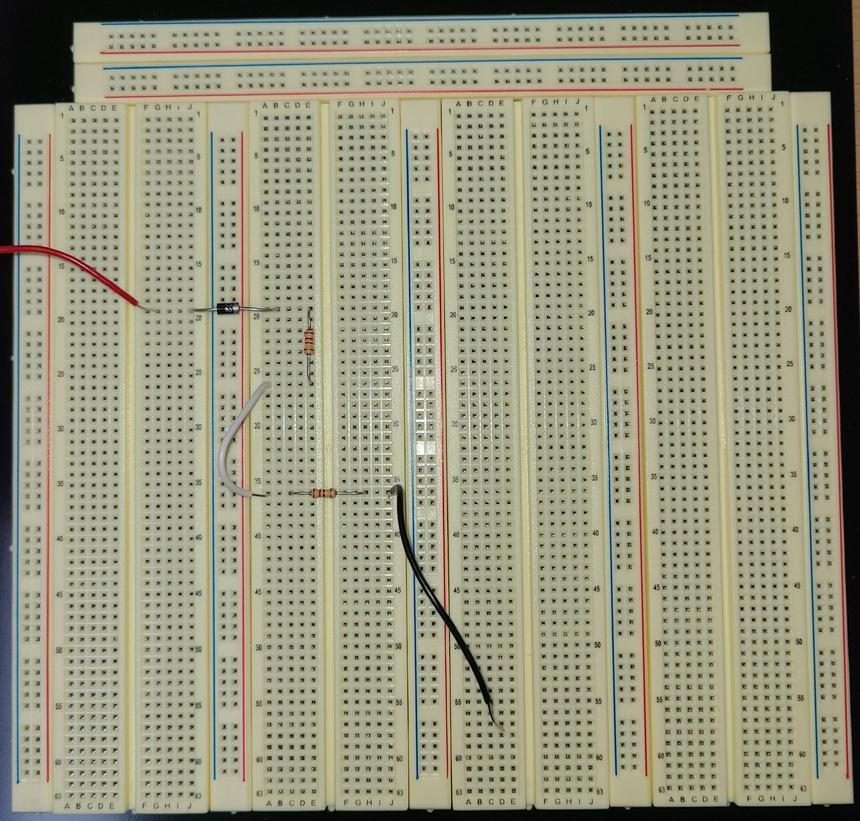
#> input picture detector/breadboard18.JPG, 860 x 821 px, shrunk from 2705 x 2583 before the run
$ python -i hole_detector.py   (imports and definitions only)
#> lines starting #> are read from the running program, lines starting #| are printed output that depends on the picture
#> further down, picture is the input picture: shape (821, 860, 3); mean B, G, R 126.2, 149.5, 151.2
import os
import cv2
import numpy as np
from sklearn.neighbors import NearestNeighbors
from sklearn.cluster import DBSCAN
from sklearn.cluster import KMeans
class HoleDetector:
    PATTERN = [2, 5, 5, 2, 5, 5, 2, 5, 5, 2,5, 5, 2]
    """
    Breadboard 구멍 검출 & 실제 연결 토폴로지 추론 클래스
    - raw detection + template-based affine alignment with reprojection error filtering
    """
    def __init__(self,
                 block_sizes=[11,15,19],
                 c_values=[0,5,10,15],
                 min_area=5,
                 max_area=150,
                 aspect_ratio_range=(0.5,1.5),
                 circ_threshold=0.1,
                 y_threshold_range=(5,30),
                 y_step=0.5,
                 target_rows=17,
                 template_csv_path=None,
                 template_image_path=None,
                 max_nn_dist=20.0):
        self.block_sizes = block_sizes
        self.c_values = c_values
        self.min_area = min_area
        self.max_area = max_area
        self.aspect_ratio_range = aspect_ratio_range
        self.circ_threshold = circ_threshold
        self.y_threshold_range = y_threshold_range
        self.y_step = y_step
        self.target_rows = target_rows
        self.template_csv_path = template_csv_path
        self.template_image_path = template_image_path
        self.max_nn_dist = max_nn_dist

    def _filter_valid_holes(self, contours, return_stats=False):
        holes = []
        circularities = []
        aspect_ratios = []
        for cnt in contours:
            area = cv2.contourArea(cnt)
            if area <= self.min_area or area > self.max_area:
                continue
            x, y, w, h = cv2.boundingRect(cnt)
            ar = w / float(h)
            if not (self.aspect_ratio_range[0] <= ar <= self.aspect_ratio_range[1]):
                continue
            peri = cv2.arcLength(cnt, True)
            if peri == 0:
                continue
            circ = 4 * np.pi * area / (peri ** 2)
            if circ < self.circ_threshold:
                continue
            M = cv2.moments(cnt)
            if M['m00'] == 0:
                continue
            cx = float(M['m10'] / M['m00'])
            cy = float(M['m01'] / M['m00'])
            holes.append((cx, cy))
            circularities.append(circ)
            aspect_ratios.append(ar)
        if return_stats:
            return holes, circularities, aspect_ratios
        else:
            return holes

    '''def get_board_nets(self, holes, base_img=None, show=False):
        """
        holes: list of (x, y) tuples
        base_img: 이미지 (show=True 시 시각화용)
        show: Boolean
        returns: list of nets (각 net: list of (x,y))
        """
        # --- Rails(상단 4행) 분리 ---
        holes_sorted = sorted(holes, key=lambda p: p[1])
        N_TOP = 4 * 50
        if len(holes_sorted) < N_TOP:
            raise ValueError(f"구멍 개수({len(holes_sorted)})가 상단 4행({N_TOP})에 부족합니다.")
        top4 = holes_sorted[:N_TOP]
        other = holes_sorted[N_TOP:]
        print(f"[DEBUG] 총 구멍: {len(holes)}, rails(상단4행): {len(top4)}, other: {len(other)}")

        nets = [top4[i*50:(i+1)*50] for i in range(4)]

        # --- 나머지 행 클러스터링 (y 기준) ---
        ys = np.array([p[1] for p in other])
        # 중복 제거한 y값으로만 차분 계산
        unique_ys = np.unique(ys)
        diffs = np.diff(np.sort(unique_ys))
        #eps_y = (np.median(diffs) * 0.5) if len(diffs) > 0 else 1.0
        eps_y = 1.5
        # DBSCAN 은 1D 데이터에 대해서도 동작
        labels_y = DBSCAN(eps=eps_y, min_samples=1).fit_predict(ys.reshape(-1,1))

        row_groups = {}
        for pt, lbl in zip(other, labels_y):
            row_groups.setdefault(lbl, []).append(pt)
        # y 평균값 순서로 정렬된 행 리스트
        rows = [row_groups[k] for k in sorted(row_groups, key=lambda k: np.mean([p[1] for p in row_groups[k]]))]

        # --- 패턴별 영역 계산 (기존 코드 유지) ---
        first_row = sorted(rows[0], key=lambda p: p[0])
        xs = [p[0] for p in first_row]
        total = sum(self.PATTERN)
        if len(xs) != total:
            xm, xM = min(xs), max(xs)
            width = (xM - xm) / len(self.PATTERN)
            bounds = [(xm + i*width, xm + (i+1)*width) for i in range(len(self.PATTERN))]
        else:
            bounds, idx = [], 0
            for sz in self.PATTERN:
                seg = xs[idx:idx+sz]
                bounds.append((min(seg), max(seg)))
                idx += sz

        # --- other_nets 생성 ---
        other_nets = []
        for (xmin, xmax), sz in zip(bounds, self.PATTERN):
            if sz == 2:
                col = [p for p in other if xmin-1 <= p[0] <= xmax+1]
                other_nets.append(sorted(col, key=lambda p: p[1]))
            else:
                for row in rows:
                    grp = [p for p in row if xmin-1 <= p[0] <= xmax+1]
                    other_nets.append(sorted(grp, key=lambda p: p[0]))
        print(f"[DEBUG] other_nets 개수: {len(other_nets)}")

        nets.extend(other_nets)

        # --- 전체 nets 시각화 ---
        if base_img is not None and show:
            vis = cv2.cvtColor(base_img, cv2.COLOR_GRAY2BGR) if len(base_img.shape)==2 else base_img.copy()
            rng = np.random.default_rng(123)
            colors = [tuple(int(v) for v in rng.integers(0,255,3)) for _ in nets]
            print(f"[DEBUG] show 직전 nets 개수: {len(nets)}")
            for idx, cluster in enumerate(nets):
                color = colors[idx]
                for i,(x,y) in enumerate(cluster):
                    cv2.circle(vis, (int(x),int(y)), 3, color, -1)
                    if i < len(cluster)-1:
                        x2,y2 = cluster[i+1]
                        cv2.line(vis,(int(x),int(y)),(int(x2),int(y2)),color,1)
            cv2.imshow('Cluster Visualization2', vis)
            cv2.waitKey(0)
            cv2.destroyWindow('Cluster Visualization2')

        return nets'''

    '''def get_board_nets(self, holes, base_img=None, show=False):
        """
        holes: list of (x, y) tuples
        base_img: 이미지 (show=True 시 시각화용)
        show: Boolean
        returns: list of nets (각 net: list of (x,y)))
        """
        import numpy as np
        import cv2

        # 1) 상단 4행 (Rails)
        holes_sorted = sorted(holes, key=lambda p: p[1])
        N_TOP = 4 * 50
        if len(holes_sorted) < N_TOP:
            raise ValueError(f"구멍 개수({len(holes_sorted)})가 상단 4행({N_TOP})에 부족합니다.")
        rails = holes_sorted[:N_TOP]
        other = holes_sorted[N_TOP:]
        print(f"[DEBUG] 총 구멍: {len(holes)}, rails(상단4행): {len(rails)}, other: {len(other)}")

        # Rails 4개 net
        nets = [rails[i*50:(i+1)*50] for i in range(4)]

        # 2) PATTERN 기반 구간(bounds) 계산
        #    대표 행(first_row)의 x 좌표로부터 구간 경계 산출
        first_row = sorted(other[:150], key=lambda p: p[0])
        xs = [p[0] for p in first_row]
        total_slots = sum(self.PATTERN)
        if len(xs) == total_slots:
            bounds = []
            idx = 0
            for sz in self.PATTERN:
                seg = xs[idx:idx+sz]
                bounds.append((min(seg), max(seg)))
                idx += sz
        else:
            # 만약 first_row 구멍 개수가 패턴과 다르면 균등 분할
            xm, xM = min(xs), max(xs)
            width = (xM - xm) / len(self.PATTERN)
            bounds = [(xm + i*width, xm + (i+1)*width) for i in range(len(self.PATTERN))]

        # 3) other 구멍들을 각 bounds 별로 묶기 (margin 허용)
        margin = 2  # 좌표 오차 허용범위 (픽셀)
        other_nets = []
        for xmin, xmax in bounds:
            # 이 패턴이 폭 2(세로열 1줄)인지 판단
            span = xmax - xmin
            group = [p for p in other if (xmin - margin) <= p[0] <= (xmax + margin)]
            # 세로열(폭이 작으면): y 기준 정렬,
            # 그렇지 않으면 각 행별로 x 기준 정렬
            other_nets.append(sorted(group, key=lambda p: p[1] if span < (width*0.5) else p[0]))

        print(f"[DEBUG] PATTERN 기반 other_nets 개수: {len(other_nets)}")

        nets.extend(other_nets)

        # 4) (옵션) 시각화
        if base_img is not None and show:
            vis = base_img.copy()
            rng = np.random.default_rng(123)
            colors = [tuple(int(v) for v in rng.integers(0, 255, size=3)) for _ in nets]
            print(f"[DEBUG] 시각화 직전 nets 개수: {len(nets)}")
            for idx, cluster in enumerate(nets):
                c = colors[idx]
                for i, (x, y) in enumerate(cluster):
                    cv2.circle(vis, (int(x), int(y)), 3, c, -1)
                    if i < len(cluster) - 1:
                        x2, y2 = cluster[i+1]
                        cv2.line(vis, (int(x), int(y)), (int(x2), int(y2)), c, 1)
            cv2.imshow('Cluster Visualization2', vis)
            cv2.waitKey(0)
            cv2.destroyWindow('Cluster Visualization2')

        return nets'''


    def get_board_nets(self, holes, base_img=None, show=False):
        """
        holes: list of (x, y) tuples (affine 변환된 좌표)
        base_img: 이미지 (show=True 시 시각화용)
        show: Boolean
        returns: list of nets (각 net: list of (x, y)))
        """
        # 1) numpy 배열 변환
        coords = np.array(holes, dtype=np.float32)

        # 2) 먼저 y값 기준 정렬로 상단 4행 분리 (각 50개씩)
        sorted_by_y = sorted(holes, key=lambda p: p[1])
        N_ROW = 50
        if len(sorted_by_y) < 4 * N_ROW:
            raise ValueError(f"구멍이 {len(sorted_by_y)}개로 Rails 4행({4*N_ROW})에 부족합니다.")
        rails_pts = sorted_by_y[:4 * N_ROW]
        rails_nets = [
            rails_pts[i * N_ROW:(i + 1) * N_ROW]
            for i in range(4)
        ]
        # Rails 포인트 집합 (필터링용)
        rails_set = set(tuple(p) for p in rails_pts)

        # 3) 전체 점들에 대해 2D DBSCAN → 모든 초기 클러스터
        db = DBSCAN(eps=12, min_samples=2).fit(coords)
        labels = db.labels_
        unique_labels = sorted(l for l in set(labels) if l != -1)
        all_nets = [coords[labels == lbl].tolist() for lbl in unique_labels]

        # 4) Rails 클러스터(초기 y 분리)와 겹치는 DBSCAN 군집은 제거
        #    (대부분 정확히 rails_pts와 동일한 군집이 있을 경우 필터)
        candidate_nets = []
        for net in all_nets:
            pts = [tuple(p) for p in net]
            # net 전체가 rails_pts에 속하면 제외
            if set(pts).issubset(rails_set):
                continue
            candidate_nets.append(net)


        # 4) interior 중 크기 8~15인 net들만 추출 → 평균 x 기준으로 비슷한 것끼리 묶음
        small = [net for net in candidate_nets if 8 <= len(net) <= 15]
        leftover = [net for net in candidate_nets if not (8 <= len(net) <= 15)]

        grouped = []
        if small:
            mean_xs = np.array([np.mean([p[0] for p in net]) for net in small]).reshape(-1,1)
            db2 = DBSCAN(eps=20, min_samples=1).fit(mean_xs)
            lbl2 = db2.labels_
            for cluster_id in sorted(set(lbl2)):
                members = [small[i] for i, l in enumerate(lbl2) if l == cluster_id]
                merged = [pt for net in members for pt in net]
                # x 기준 정렬, 내림차순이 아니라 좌→우
                merged = sorted(merged, key=lambda p: p[0])
                grouped.append(merged)
        # 5) grouped 된 각 merged net 을 다시 2개의 열로 분할

        split_nets = []
        for net in grouped:
            pts = np.array(net, dtype=np.float32)
            # (1) 중심화
            mean_pt = pts.mean(axis=0)
            centered = pts - mean_pt
            # (2) 공분산 행렬 & 고유분해
            cov = np.cov(centered, rowvar=False)
            eigvals, eigvecs = np.linalg.eigh(cov)
            # 고유값이 작은 쪽 벡터를 분리축으로 사용
            sep_axis = eigvecs[:, np.argmin(eigvals)]
            # (3) 분리축으로 투영
            projections = centered.dot(sep_axis)
            med = np.median(projections)
            # (4) 투영값 기준 분할
            left_pts  = pts[projections <= med]
            right_pts = pts[projections >  med]
            # (5) y 기준 정렬 후 리스트로 변환
            left_list  = sorted(left_pts.tolist(),  key=lambda p: p[1])
            right_list = sorted(right_pts.tolist(), key=lambda p: p[1])
            if left_list:
                split_nets.append(left_list)
            if right_list:
                split_nets.append(right_list)

        # 7) leftover 군집 → flatten → 같은 행별로 재군집
        row_nets = []
        for net in leftover:
            pts_arr = np.array(net, dtype=np.float32)

            # (1) 중심화
            mean_pt = pts_arr.mean(axis=0)
            centered = pts_arr - mean_pt

            # (2) 공분산 행렬 → 고유분해
            cov = np.cov(centered, rowvar=False)
            eigvals, eigvecs = np.linalg.eigh(cov)
            # 가장 큰 고유값에 대응하는 벡터를 '가로 행 방향'으로 사용
            row_axis = eigvecs[:, np.argmax(eigvals)]

            # (3) row_axis 로 투영
            projections = centered.dot(row_axis)  # shape (N,)

            # (4) 투영값 간 차분으로 eps_row 계산
            diffs = np.diff(np.sort(projections))
            eps_row = (np.median(diffs) *4.0) if len(diffs) > 0 else 1.0

            # (5) 1D DBSCAN 으로 같은 row_axis 상의 값끼리 군집화
            labels_r = DBSCAN(eps=eps_row, min_samples=3).fit_predict(
                projections.reshape(-1,1)
            )

            # (5) 노이즈(레이블 -1) 포인트를 가장 가까운 군집으로 재할당
            if (noise_idx := np.where(labels_r == -1)[0]).size:
                # 각 군집의 투영값 평균 계산
                centers = {}
                for lab in set(labels_r):
                    if lab == -1:
                        continue
                    pts = projections[labels_r == lab]
                    if pts.size:
                        centers[lab] = pts.mean()

                # centers가 비어 있으면(모든 점이 노이즈일 때) 재할당 스킵
                if centers and noise_idx.size:
                    for i in noise_idx:
                        val = projections[i]
                        nearest = min(
                            centers.keys(),
                            key=lambda lab: abs(centers[lab] - val)
                        )
                        labels_r[i] = nearest

            # (6) 레이블별로 모아서 x 기준으로 정렬 → 하나의 row_net
            for rl in sorted(set(labels_r)):
                subgroup = pts_arr[labels_r == rl]
                row_nets.append(sorted(subgroup.tolist(), key=lambda p: p[0]))

        # 6) 최종 순서: rails → grouped small → leftover
        final_nets = rails_nets + split_nets + row_nets

        y_thresh, grp, _ = self.find_optimal_y(holes)
        # grp: [(row_idx, pts, med_y), …]
        grp_sorted = sorted(grp, key=lambda x: x[0])  # row_idx 순
        self.row_bounds = [
            (min(p[1] for p in pts), max(p[1] for p in pts))
            for _, pts, _ in grp_sorted
        ]
        # ──────────────────────────────────────────────────

        # 7) 이제 row_bounds가 정의됐으니, 최종_nets를 row별로 나눈 row_nets 생성
        row_nets = []
        for row_idx, (ymin, ymax) in enumerate(self.row_bounds):
            clusters_in_row = [
                [pt for pt in net if ymin <= pt[1] <= ymax]
                for net in final_nets
            ]
            clusters_in_row = [c for c in clusters_in_row if c]
            row_nets.append((row_idx, clusters_in_row))


        # 7) (옵션) 시각화
        if show and base_img is not None:
            viz = cv2.cvtColor(base_img, cv2.COLOR_GRAY2BGR) if base_img.ndim == 2 else base_img.copy()
            rng = np.random.default_rng(123)
            colors = [tuple(int(v) for v in rng.integers(0, 256, 3)) for _ in final_nets]

            for idx, net in enumerate(final_nets):
                c = colors[idx]
                if not net:
                    continue
                xs = [p[0] for p in net]
                ys = [p[1] for p in net]
                w, h = max(xs) - min(xs), max(ys) - min(ys)
                pts = sorted(net, key=lambda p: (p[1] if h > w else p[0]))
                # 선 그리기
                for i in range(len(pts) - 1):
                    x1, y1 = map(lambda v: int(round(v)), pts[i])
                    x2, y2 = map(lambda v: int(round(v)), pts[i + 1])
                    cv2.line(viz, (x1, y1), (x2, y2), c, 1)
                # 점 표시
                for x, y in net:
                    cv2.circle(viz, (int(round(x)), int(round(y))), 3, c, -1)

            cv2.imshow('Rails + Clusters + SmallGroups', viz)
            cv2.waitKey(0)
            cv2.destroyWindow('Rails + Clusters + SmallGroups')


        # row_nets 항목마다 net_id를 포함
        return final_nets, [
    (row_idx, [
        {'net_id': net_idx, 'pts': pts_in_row}
        for net_idx, net in enumerate(final_nets)
        if (pts_in_row := [pt for pt in net if ymin <= pt[1] <= ymax])
    ])
    for row_idx, (ymin, ymax) in enumerate(self.row_bounds)
]


    def detect_holes(self, image, visualize_nets=False):
        raw = self.detect_holes_raw(image)
        holes = raw
        if len(raw) >= 3 and self.template_csv_path and os.path.exists(self.template_csv_path):
            pts_raw = np.array(raw, dtype=np.float32)
            tpl = np.loadtxt(self.template_csv_path, delimiter=',', dtype=np.float32)
            scale_x = scale_y = 1.0
            if self.template_image_path and os.path.exists(self.template_image_path):
                tmpl = cv2.imread(self.template_image_path)
                if tmpl is not None:
                    ih, iw = image.shape[:2]
                    th, tw = tmpl.shape[:2]
                    scale_x, scale_y = iw / tw, ih / th
            tpl_scaled = np.array([(x * scale_x, y * scale_y) for x, y in tpl], dtype=np.float32)
            self.template_pts = tpl_scaled.tolist()
            nbrs = NearestNeighbors(n_neighbors=1).fit(pts_raw)
            dists, inds = nbrs.kneighbors(tpl_scaled.reshape(-1, 2))
            mask = dists.flatten() < self.max_nn_dist
            if mask.sum() >= 3:
                src = tpl_scaled[mask].reshape(-1, 1, 2)
                dst = pts_raw[inds.flatten()[mask]].reshape(-1, 1, 2)
                M, _ = cv2.estimateAffinePartial2D(src, dst, method=cv2.RANSAC, ransacReprojThreshold=3.0)
                if M is not None:
                    holes = [tuple(p) for p in cv2.transform(tpl_scaled.reshape(-1, 1, 2), M).reshape(-1, 2)]
        nets = self.get_board_nets(holes, base_img=image, show=False)
        if visualize_nets:
            return holes, nets
        else:
            return holes

    # [58 lines left out: functions remove_spatial_outliers, remove_far_outliers, custom_cluster_rows_and_columns, visualize_clusters, not called in this run]

    def detect_holes_raw(self, image):
        gray = cv2.cvtColor(image, cv2.COLOR_BGR2GRAY)
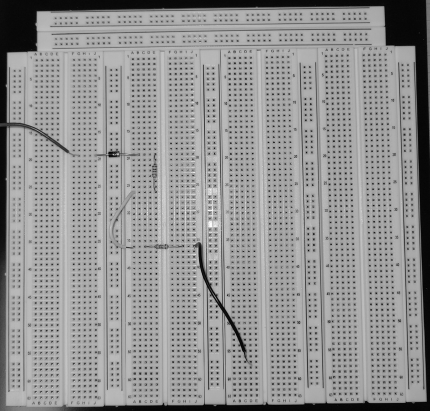
#> gray: shape (821, 860) (shown at 1/2 size); min 0, max 255, mean 147.4
        clahe = cv2.createCLAHE(clipLimit=2.0, tileGridSize=(8,8))
        gray = clahe.apply(gray)
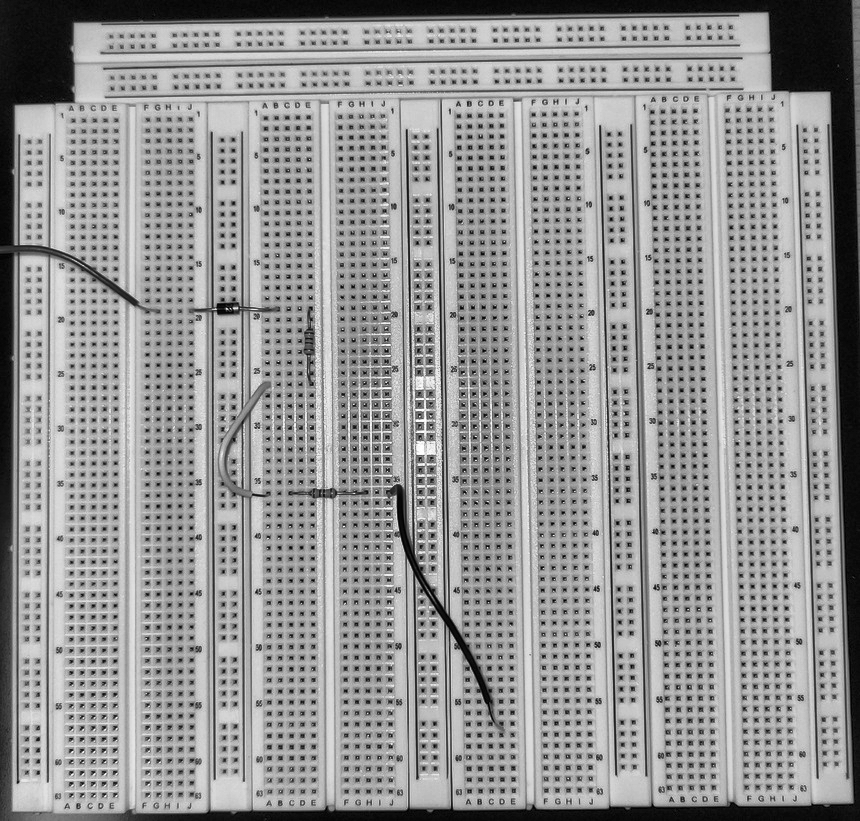
#> gray: shape (821, 860); min 1, max 255, mean 148.6
        blurred = cv2.GaussianBlur(gray, (5,5), 0)
        best_score = -np.inf
        best_params = (None, None)
        for b in self.block_sizes:
            for c in self.c_values:
                th = cv2.adaptiveThreshold(blurred, 255,
                                           cv2.ADAPTIVE_THRESH_MEAN_C,
                                           cv2.THRESH_BINARY_INV, b, c)
                cnts, _ = cv2.findContours(th, cv2.RETR_EXTERNAL,
                                           cv2.CHAIN_APPROX_SIMPLE)
                centers = self._filter_valid_holes(cnts)
                if len(centers) > best_score:
                    best_score = len(centers)
                    best_params = (b, c)
#> (the rest of the program and of its run is left out)
